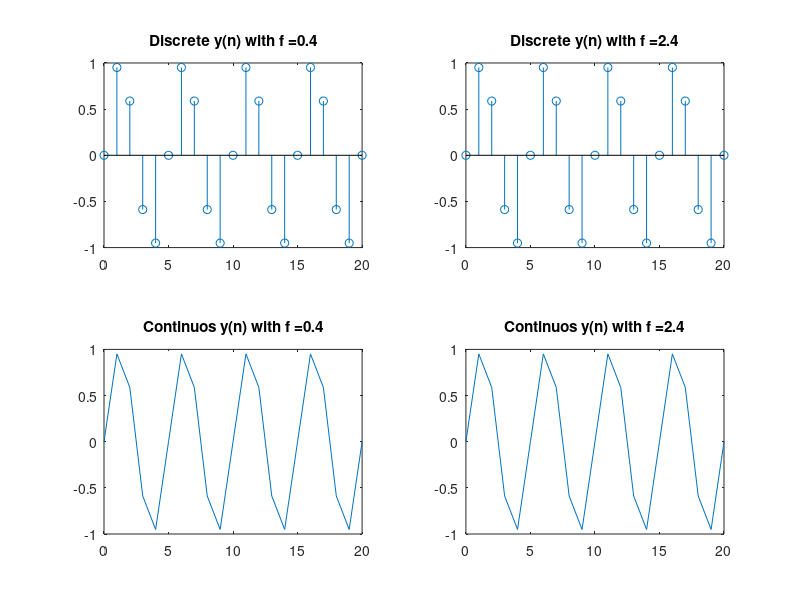
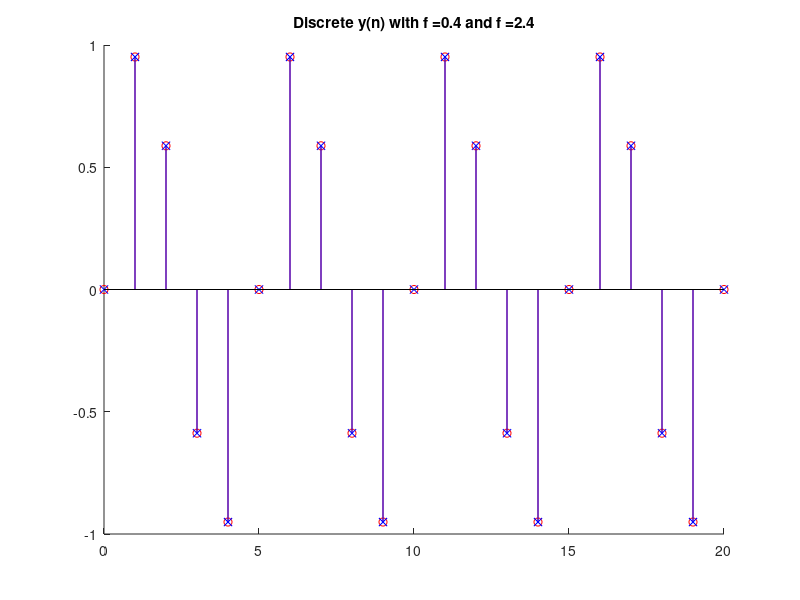

MATLAB code for these plots, in order:
1;

% Tecnologico de Costa Rica
% Escuela de Ingenieria Electronica
% El-5805 Procesamiento Digital de Señales

% This Octave File solves the
% problems given for the Course
% Digital Signal Processing

% This function calculates the next frequency
% alias based on the function y(n) = pi*f*n
% The demostration is in the PDF attached.
function next = nextAlias(f0)
  next = f0 + 2
end

% This function generates two windows
% The first one with a grid of 2 x 2
% with the next graphs:
%   Position 1 x 1 => Discrete y(n) with the frequency fiven (f0)
%   Position 1 x 2 => Discrete y(n) with the next alias frequency of f0
%   Position 2 x 1 => Continuos y(n) with the frequency fiven (f0)
%   Position 2 x 2 => Continuos y(n) with the next alias frequency of f0
% The other window with a superposition of the two discrete functions 
function graph = grapher(domain,firstFrequency)
  
  secondFrequency = nextAlias(firstFrequency)

  firstFunction = sin(pi*firstFrequency*domain)
  secondFunction = sin(pi*secondFrequency*domain)

  figure
  subplot(2,2,1)
  stem(domain,firstFunction)
  plotTitle = strcat('Discrete y(n) with f = ',num2str(firstFrequency))
  title(plotTitle)

  subplot(2,2,2)
  stem(domain,secondFunction)
  plotTitle = strcat('Discrete y(n) with f = ',num2str(secondFrequency))
  title(plotTitle)
  
  subplot(2,2,3)
  plot(domain,firstFunction)
  plotTitle = strcat('Continuos y(n) with f = ',num2str(firstFrequency))
  title(plotTitle)
  
  subplot(2,2,4)
  plot(domain,secondFunction)
  plotTitle = strcat('Continuos y(n) with f = ',num2str(secondFrequency))
  title(plotTitle)
  
  figure
  hold on
  
  stem(domain,firstFunction,"ro")
  stem(domain,secondFunction,"bx")
  plotTitle = strcat('Discrete y(n) with f = ',num2str(firstFrequency),' and f = ',num2str(secondFrequency))
  title(plotTitle)
  
  hold off
  
  
end

% Lets generate the domain
domain = 0:20

% Set the frecuency
frequency = 0.4

% Lets go
grapher(domain,frequency)